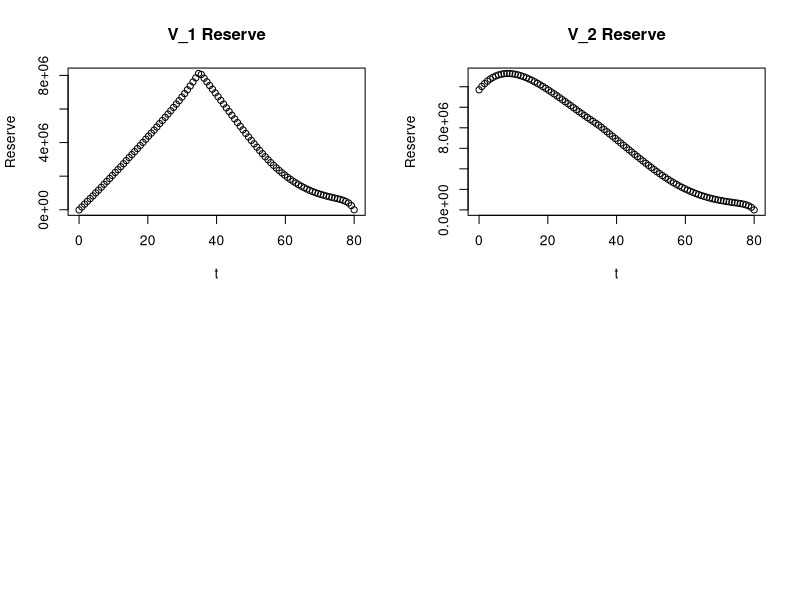

Write the R code that produced this figure. (Note: a time limit stopped this script after it produced the figure.)
## ---- chunk 1
knitr::opts_chunk$set(echo = TRUE)
## ---- chunk 2

m1 <- read.csv("mort1.csv", sep = ";", dec = ",")
m1fun <- approxfun(m1$Alder, m1$mu, rule = 2)
mu02star <- function(t){ m1fun(t+30) }


## ---- chunk 3
prodint <- function(A, s, t, n) {
  x0 <- s
  y0 <- diag(nrow(A(s)))
  h <- (t - s) / n
  for (i in 1:n) {
    s1 <- h * y0 %*% A(x0)
    s2 <- h * (y0 + s1 / 2) %*% A(x0 + h / 2)
    s3 <- h * (y0 + s2 / 2) %*% A(x0 + h / 2)
    s4 <- h * (y0 + s3) %*% A(x0 + h)
    y0 <- y0 + s1 / 6 + s2 / 3 + s3 / 3 + s4 / 6
    x0 <- x0 + h
  }
  return(y0)
}



Lambda <- function(x) {

  A <- matrix(0, 3, 3)
  

  A[1, 2] <- (0.0004 + 10^(4.54 + 0.06*(x+30)-10))*ifelse(x <= 35, 1, 0)
  A[1,3]  <- mu02star(x)
  A[2,1] <- 2.0058 * exp(-0.117*(x+30)) * ifelse(x <= 35,1,0)
  A[2,3] <- A[1,3]*(1+ifelse(x <= 35,1,0))

  row_sums <- rowSums(A)
  diag(A) <- -row_sums
  
  return(A)
}


R <- function(x, mu) {
  if (x <= 35) {
    return(diag(c(-mu , 400000, 0)))
  } else {
    return(diag(c(400000, 400000,0)))
  }
}

dR <- function(x, mu) {
  if (x <= 35) {
    return(diag(c(-1, 0,0)))
  } else {
    return(diag(c(0,0,0)))
  }
}

reserve <- function(t, TT, Lambda, R, mu, rint, N) {
  dim <- nrow(Lambda(t))
  A11 <- function(x) {
    return(Lambda(x) - rint * diag(1, nrow = dim))
  }
  RM <- function(x) {
    cbind(rbind(A11(x), matrix(0, dim, dim)), rbind(R(x, mu), Lambda(x)))
  }
  PRM <- prodint(RM, t, TT, N)
  RES <- PRM[1:dim, (dim + 1):(2 * dim)]
  return((RES %*% rep(1, dim))[1])
}


equiv_premium <- function(t, TT, Lambda, R, dR, mu, rint, numsteps) {
  b <- reserve(t, TT, Lambda, R, 0.0, rint, numsteps)
  a <- reserve(t, TT, Lambda, dR, 0.0, rint, numsteps)
  return(-b / a)
}

equiv_premium(0, 80, Lambda, R, dR, 0.0, 0.01, 5000)


## ---- chunk 4

reserve <- function(t, TT, Lambda, R, mu, rint, N) {
  dim <- nrow(Lambda(t))  
  A11 <- function(x) {
    return(Lambda(x) - rint * diag(1, nrow = dim))
  }
  RM <- function(x) {
    cbind(rbind(A11(x), matrix(0, dim, dim)), rbind(R(x, mu), Lambda(x)))
  }
  PRM <- prodint(RM, t, TT, N) 
  RES <- PRM[1:dim, (dim + 1):(2 * dim)]  
  return(RES)  
}



V_20 <- reserve(20, 80, Lambda, R, 209640.5, 0.01, 1000)
V_35 <- reserve(35, 80, Lambda, R, 209640.5, 0.01, 1000)

V_20 %*% rep(1,3)

V_35 %*% rep(1,3)


## ---- chunk 5

# Define parameters
TT <- 80
eq <- 209640.5
rint <- 0.01
N <- 1000

# Generate a sequence of t values
x_vals <- seq(0, TT, length.out = 100)  # 100 points from 0 to 80

# Compute normal reserves at each t
# Following the pattern used in diff_partial_thiele,
# we combine the columns of the reserve matrix by multiplying by rep(1,3).
y_vals <- sapply(x_vals, function(t) {
  res_mat <- reserve(t, TT, Lambda, R, eq, rint, N)
  # Combine columns by summing them up: reserve(...) %*% rep(1,3) gives a vector
  v <- res_mat %*% rep(1, 3)
  c(V_1 = v[1], V_2 = v[2])
})

# Transpose to get a nice format: now rows are states, columns are t-values
y_vals <- t(y_vals)

# Create a data frame for plotting
results <- data.frame(x = x_vals, V_1 = y_vals[,1], V_2 = y_vals[,2])


par(mfrow=c(2,2))
plot(results$x, results$V_1, xlab = 't', ylab = 'Reserve', main = 'V_1 Reserve')

plot(results$x, results$V_2, xlab = 't', ylab = 'Reserve', main = 'V_2 Reserve')



## ---- chunk 6


diff_partial_thiele <- function(t,TT=80, eq =209640.5, rint = 0.01, N=1000){
  result <-(rint - Lambda(t))%*%( reserve(t, TT, Lambda, R, eq, rint, N)%*% rep(1,3)) - R(t,eq)%*% rep(1,3)
  c(V_1 = result[1], V_2 =result[2])
}

# Generate x values
x_vals <- seq(0, 80, length.out = 100)  # Generate 100 evenly spaced points between 0 and 80

# Apply the function for each x_val and store results
y_vals <- t(sapply(x_vals, diff_partial_thiele))  # Use transpose to align output

# Convert to a dataframe for easier handling
results <- data.frame(x = x_vals, V_1 = y_vals[, 1], V_2 = y_vals[, 2])

# Plot V_1 and V_2
plot(results$x, results$V_1, type = "l", col = "blue", lwd = 2,
     xlab = "x (t values)", ylab = "Values", main = "V_1 and V_2 vs x")
abline(a = 0, b = 0)
lines(results$x, results$V_2, col = "red", lwd = 2)
legend("topright", legend = c("Aktiv", "Invalid"), col = c("blue", "red"), lty = 1, lwd = 2)


## ---- chunk 7
eq <- 209640.5

R <- function(x, mu) {
  if (x <= 35) {
    return(diag(c(-mu , 400000, 0)))
  } else {
    return(diag(c(400000, 400000,0)))
  }
}



Fu <- function(Lambda, R){
  I <- base::diag(x=1, nrow = 3, ncol = 3)
  k=2
  r = 0.01
  A <- matrix(0,9,9)
  A[1:3, 1:3] <- Lambda- k*r*I 
  A[4:6, 4:6] <- Lambda - (k-1)*r*I
  A[7:9, 7:9] <- Lambda - (k-2)*r*I
  
  A[1:3, 4:6] <- R
  A[4:6,7:9] <- R
  
  
  return(A)
}


ABE <- function(u){
  Fu(Lambda(u),R(u,eq))
  
}

resultat <- prodint(ABE, 0, 80, 10000)

sqrt((2*resultat[1:3,7:9]-resultat[4:6,7:9]^2) %*% rep(1,3))[1]
 
 

## ---- chunk 8

m2 <- read.csv("ftmort.csv", sep = ";", dec = ",")
m2fun <- approxfun(m2$Alder, m2$mu, rule = 2)
mu202star <- function(t){ m2fun(t+30) }


rente <- read.csv("rente.csv", sep = ";", dec = ",")
rentefun <- approxfun(rente$t, rente$rt, rule = 2)
rentefunk <- function(t){rentefun(t)}



Lambda1 <- function(x) {
  A <- matrix(0, 3, 3)
  

  A[1, 2] <- (10^(5.662015+0.033462*(x+30)-10))*ifelse(x <= 35, 1, 0)
  A[1,3]  <- mu202star(x)
  
  A[2,1] <- 4.0116*exp(-0.117*(x+30))*ifelse(x<=35,1,0)
  A[2,3] <- (0.010339+10^(5.070927+0.05049*(x+30)-10))*ifelse(x <= 35,1 ,0 )+ A[1,3]*ifelse(x>35,1,0)

  
    row_sums <- rowSums(A)
  diag(A) <- -row_sums
  
  return(A)
}
Lambda1(30)

## ---- chunk 9

TT <- 80
eq <- 209640.5
rint <- 0.01
N <- 1000

# Generate time points
time_points <- seq(0, TT, length.out = 100)  # 100 time points from 0 to 80

# Initialize a vector to store the differences
differences <- numeric(length(time_points))

# Calculate the difference at each time point
for (i in seq_along(time_points)) {
  t <- time_points[i]
  fo_thiele <- reserve(t, TT, Lambda, R, eq, rint, N) %*% rep(1, 3)
  differences[i] <- fo_thiele[1] - fo_thiele[2]
}

# Plot the differences
plot(time_points, differences, type = "l", col = "blue", lwd = 2,
     xlab = "Time (t)", ylab = "Difference (V1 - V2)",
     main = "Difference between fo_thiele[1] and fo_thiele[2] over Time")
abline(a = 0, b = 0)


## ---- chunk 10




reserveR <- function(t, TT, Lambda, R, mu, r, N) {
  dim <- nrow(Lambda(t))
  A11 <- function(x) {
    return(Lambda(x) - r(x) * diag(1, nrow = dim))
  }
  RM <- function(x) {
    cbind(rbind(A11(x), matrix(0, dim, dim)), rbind(R(x, mu), Lambda(x)))
  }
  PRM <- prodint(RM, t, TT, N)
  RES <- PRM[1:dim, (dim + 1):(2 * dim)]
  return((RES %*% rep(1, dim)))
}

time_points_1 <- seq(0, 80, length.out = 100)  # 100 time points from 0 to 80

# Initialize a vector to store the differences
differences1 <- numeric(length(time_points))

# Calculate the difference at each time point
for (i in seq_along(time_points)) {
  t <- time_points[i]
  fo_thiele <- reserveR(t,80,Lambda1,R,eq,rentefunk,1000)
  differences1[i] <- fo_thiele[1] - fo_thiele[2]
}


# Plot første dataserie
plot(time_points_1, differences1, 
     type = "l", 
     col = "red", 
     lwd = 2,
     xlab = "Time (t)", 
     ylab = "Difference (V1 - V2)", 
     main = "Difference between fo_thiele[1] and fo_thiele[2] over Time")

# Tilføj anden dataserie med lines()
lines(time_points, differences, 
      col = "blue", 
      lwd = 2)


## ---- chunk 11

# Define the time range
start_time <- 0
end_times <- 0:80  # End times from 0 to 80
num_steps <- 1000  # Number of steps for the integrator

# Pre-allocate matrices for storing probabilities
P11 <- numeric(length(end_times))
P12 <- numeric(length(end_times))
P13 <- numeric(length(end_times))

# Calculate the product integral for each end time and extract probabilities
for (i in seq_along(end_times)) {
  end_time <- end_times[i]
  prod_matrix <- prodint(Lambda, start_time, end_time, num_steps)
  
  # Extract probabilities for transitions 1 -> 1, 1 -> 2, and 1 -> 3
  P11[i] <- prod_matrix[1, 1]
  P12[i] <- prod_matrix[1, 2]
  P13[i] <- prod_matrix[1, 3]
}

# Plot P(1 -> 1) over time
plot(end_times, P11, type = "l", col = "blue", lwd = 2,
     xlab = "Time", ylab = "Transition Probability",
     main = "Transition Probabilities Over Time")
lines(end_times, P12, col = "red", lwd = 2)
lines(end_times, P13, col = "green", lwd = 2)

# Add a legend
legend("bottomleft", legend = c("P(1 -> 1)", "P(1 -> 2)", "P(1 -> 3)"),
       col = c("blue", "red", "green"), lty = 1, lwd = 2)


## ---- chunk 12

list(
  data.frame(transition = "s = 25", p11 = prodint(Lambda1, 0 ,25, 1000)[1:3, 1][1], p12 = prodint(Lambda1, 0 ,25, 1000)[1:3, 1][2], p13 = prodint(Lambda1, 0 ,25, 1000)[1:3, 1][3]),
  data.frame(transition = "s = 35", p11 = prodint(Lambda1, 0 ,35, 1000)[1:3, 1][1], p12 = prodint(Lambda1, 0 ,35, 1000)[1:3, 1][2], p13 = prodint(Lambda1, 0 ,35, 1000)[1:3, 1][3])
)

## ---- chunk 13



eq    <- 209640.5
start <- 0
end_s <- 0:80         
steps <- 1000         


e_vec <- c(1, 1, 1)


a0_0 <- numeric(length(end_s))  
a0_1 <- numeric(length(end_s))  

for (i in seq_along(end_s)) {
  s         <- end_s[i]
  
  P_mat     <- prodint(Lambda1, start, s, steps)
  
  R_mat     <- R(s, eq)
  
  a_vec     <- P_mat %*% R_mat %*% e_vec
  
  a0_0[i]   <- a_vec[1]
  a0_1[i]   <- a_vec[2]
}



plot(end_s, a0_0, type = "l", col = "blue", lwd = 2,
     xlab = "Time s", ylab = "Expected cash flow")
lines(end_s, a0_1, col = "red", lwd = 2)
abline(0,0)



sel_s <- c(20, 35)
df_values <- data.frame(
  s       = sel_s,
  a0_0    = a0_0[end_s %in% sel_s],
  a0_1    = a0_1[end_s %in% sel_s]
)
df_values






## ---- chunk 14


eq    <- 209640.5
t <- 0

reserveR(t,80, Lambda1, R, eq, rentefun, 1000)[1]
